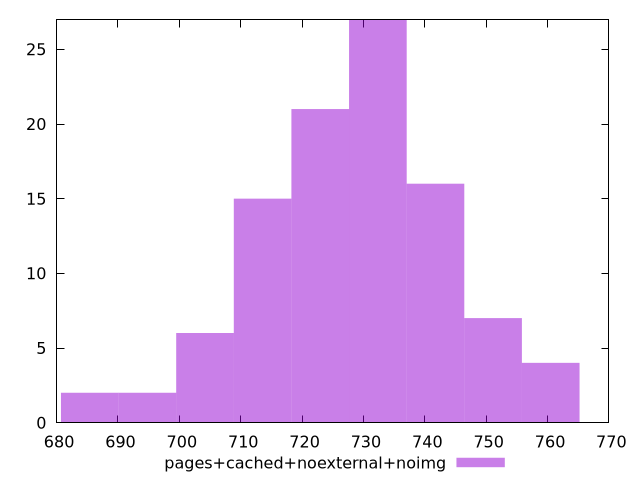

The script that saved this image:
$_pagesCachedNoexternalNoimg <<EOF
741.7412997669888 16
713.5739086365969 15
732.3521693901915 27
722.9630390133942 21
704.1847782597996 6
751.1304301437862 7
760.5195605205835 4
694.7956478830022 2
685.4065175062049 2
EOF
set key outside below
set terminal pngcairo
set output "report_00005_2020-11-02T22-26-11.212Z/mainthread-work-breakdown/pages+cached+noexternal+noimg//raw_hist.png"
set yrange [0:27]
set boxwidth 9.389130376797327
set style fill transparent solid 0.5 noborder
plot $_pagesCachedNoexternalNoimg title "pages+cached+noexternal+noimg" with boxes ,
